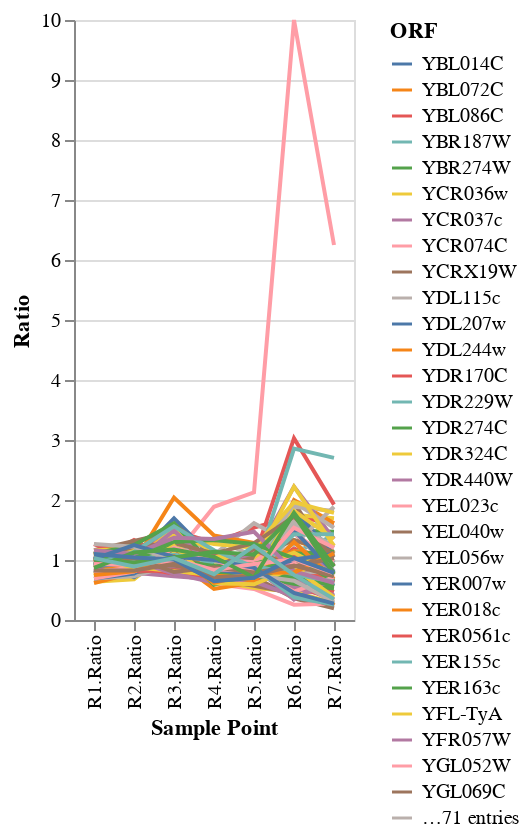

Here is the notebook cell this chart was saved with:
### Markdown cell above
## Sample of genes

### Code cell
import altair as alt
plot_df = df.set_index('ORF').drop('Name',axis=1).sample(n=100)
plot_df.columns.name = 'Sample Point'
plot_df = plot_df.stack().to_frame()
plot_df.columns=["Ratio"]
plot_df = plot_df.reset_index()
alt.Chart(plot_df).mark_line().encode(
    x='Sample Point:N',
    y='Ratio',
    color='ORF'
)

### Figure 1 — Vega-Lite specification as saved in the notebook (floating-point values rounded to 4 significant figures; data arrays with more than 128 entries replaced by an {"elided": "..."} marker saying what was removed)
{"config": {"view": {"continuousWidth": 300, "continuousHeight": 300}}, "data": {"name": "data-fdc5098292ff87ebea7a982e7813b07b"}, "mark": {"type": "line"}, "encoding": {"color": {"field": "ORF", "type": "nominal"}, "x": {"field": "Sample Point", "type": "nominal"}, "y": {"field": "Ratio", "type": "quantitative"}}, "$schema": "https://vega.github.io/schema/vega-lite/v5.15.1.json", "datasets": {"data-fdc5098292ff87ebea7a982e7813b07b": {"elided": "700 records"}}}
